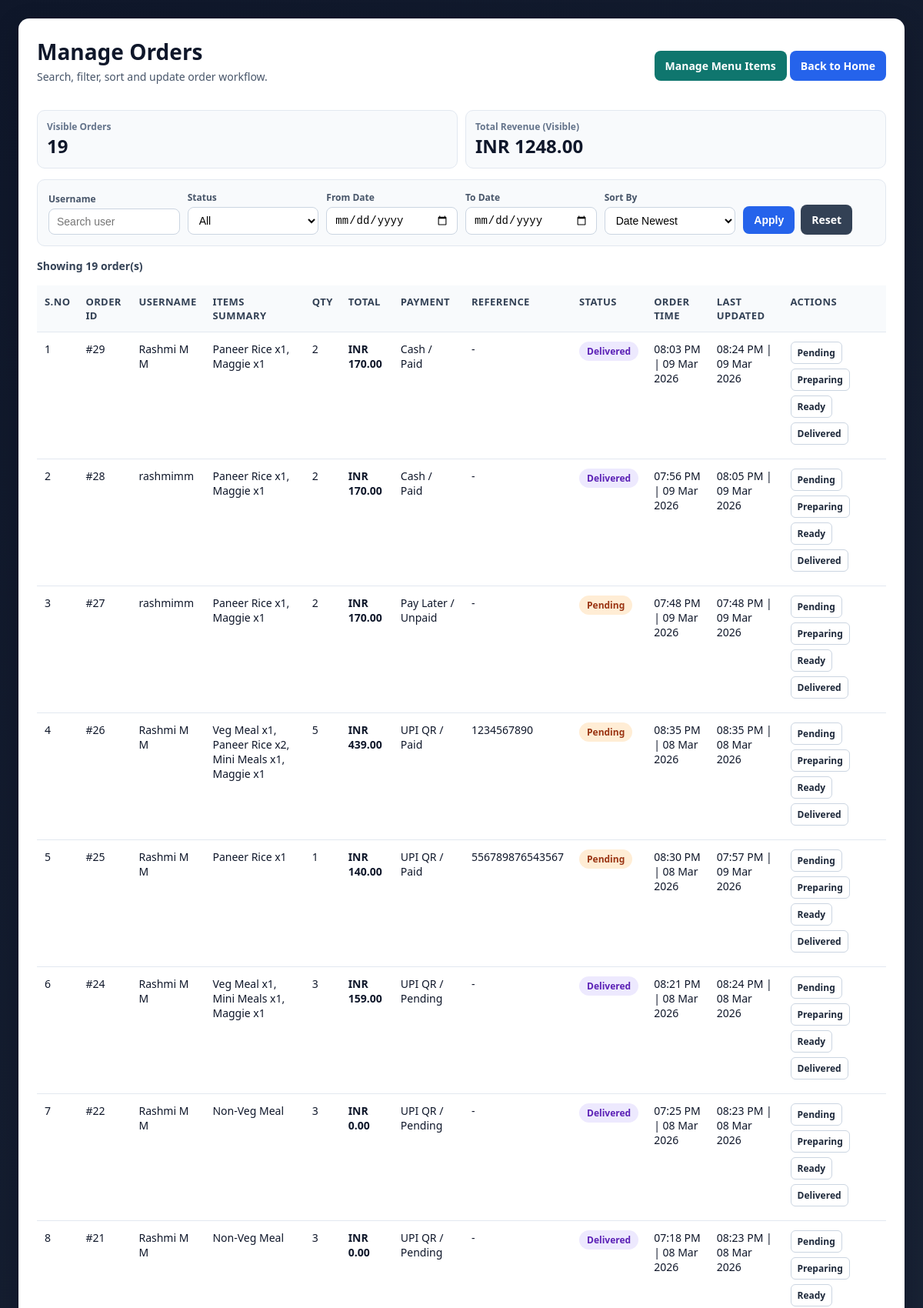
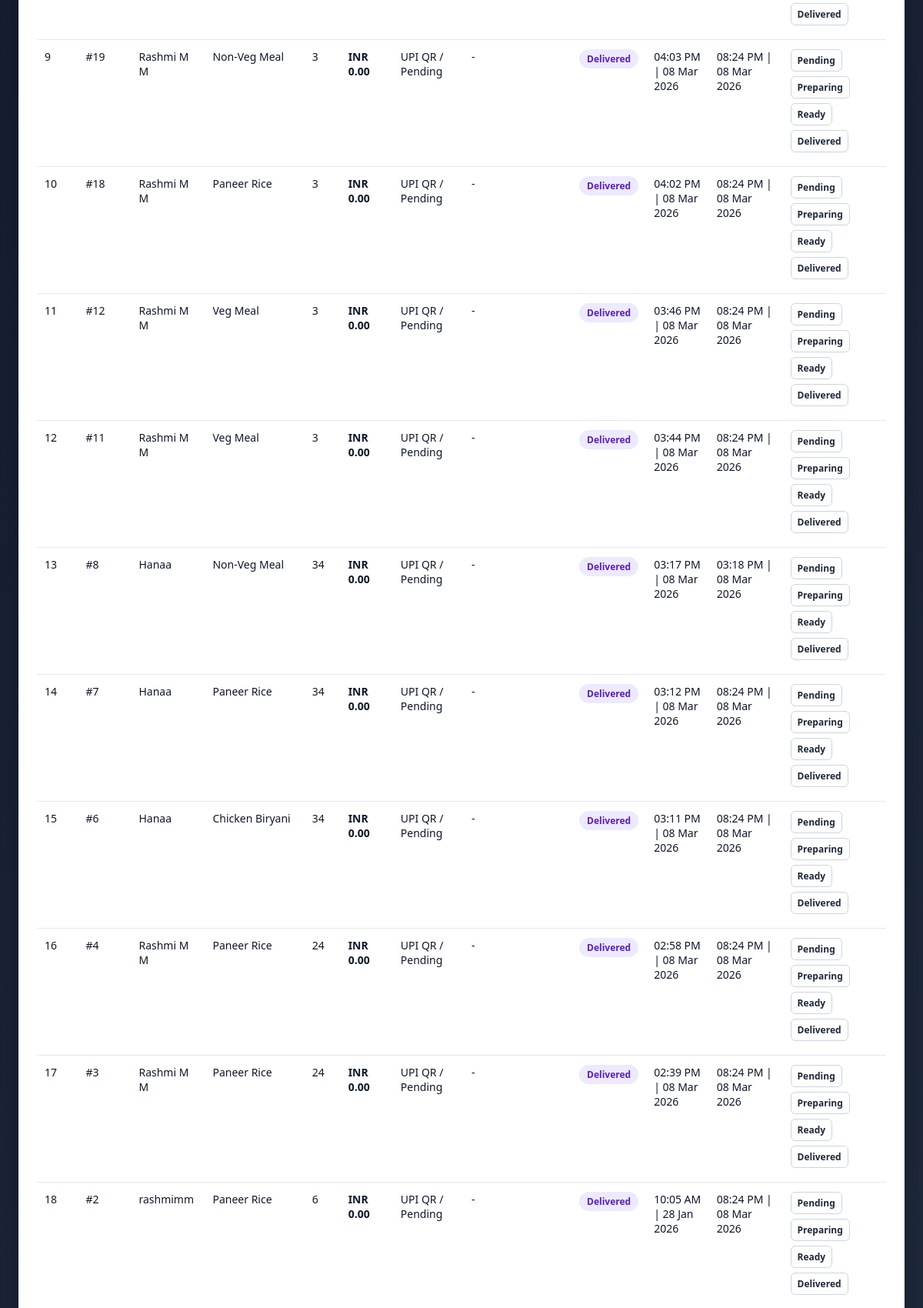
Page /admin (signed in, upper part) on the committed database (2 pictures, top to bottom).
### tables this page shows
CREATE TABLE orders (
            id INTEGER PRIMARY KEY AUTOINCREMENT,
            username TEXT NOT NULL,
            menu TEXT NOT NULL,
            quantity INTEGER NOT NULL,
            time TEXT NOT NULL,
            status TEXT NOT NULL,
            status_time TEXT NOT NULL
        , total_price REAL NOT NULL DEFAULT 0, payment_method TEXT NOT NULL DEFAULT 'UPI QR', payment_status TEXT NOT NULL DEFAULT 'Pending', payment_reference TEXT NOT NULL DEFAULT '');

### app.py (the view, shortened to what this page needs)
@app.route("/admin")
@login_required_admin
def admin():
    username_query = (request.args.get("username") or "").strip()
    status_query = (request.args.get("status") or "").strip()
    date_from = (request.args.get("date_from") or "").strip()
    date_to = (request.args.get("date_to") or "").strip()
    sort_by = (request.args.get("sort") or "date_desc").strip()
    valid_statuses = {"Pending", "Preparing", "Ready", "Delivered"}
    if status_query not in valid_statuses:
        status_query = ""
    sql = "SELECT * FROM orders WHERE 1=1"
    params = []
    if username_query:
        sql += " AND username LIKE ?"
        params.append(f"%{username_query}%")
    if status_query:
        sql += " AND status = ?"
        params.append(status_query)
    conn = get_db_connection()
    orders = conn.execute(sql, params).fetchall()
    pending_count = conn.execute("SELECT COUNT(*) AS c FROM orders WHERE status = 'Pending'").fetchone()["c"]
    qr_image_path = get_setting(conn, "admin_qr_path", "")
    qr_image_url = url_for("static", filename=qr_image_path) if qr_image_path else ""
    recent_logs = conn.execute("SELECT * FROM audit_logs ORDER BY id DESC LIMIT 12").fetchall()
    conn.close()
    from_date_obj = None
    to_date_obj = None
    try:
        if date_from:
            from_date_obj = datetime.strptime(date_from, "%Y-%m-%d").date()
    except ValueError:
        date_from = ""
    try:
        if date_to:
            to_date_obj = datetime.strptime(date_to, "%Y-%m-%d").date()
    except ValueError:
        date_to = ""
    status_order = {"Pending": 1, "Preparing": 2, "Ready": 3, "Delivered": 4}
    if sort_by == "date_asc":
        orders = sorted(orders, key=lambda o: parse_order_datetime(o["time"]))
    elif sort_by == "quantity_asc":
        orders = sorted(orders, key=lambda o: int(o["quantity"]))
    elif sort_by == "quantity_desc":
        orders = sorted(orders, key=lambda o: int(o["quantity"]), reverse=True)
    elif sort_by == "status_asc":
        orders = sorted(orders, key=lambda o: status_order.get(o["status"], 99))
    elif sort_by == "status_desc":
        orders = sorted(orders, key=lambda o: status_order.get(o["status"], 99), reverse=True)
    elif sort_by == "total_asc":
        orders = sorted(orders, key=lambda o: float(o["total_price"] or 0))
    elif sort_by == "total_desc":
        orders = sorted(orders, key=lambda o: float(o["total_price"] or 0), reverse=True)
    else:
        sort_by = "date_desc"
        orders = sorted(orders, key=lambda o: parse_order_datetime(o["time"]), reverse=True)
    total_revenue = round(sum(float(order["total_price"] or 0) for order in orders), 2)
    filters = {
        "username": username_query,
        "status": status_query,
        "date_from": date_from,
        "date_to": date_to,
        "sort": sort_by,
    }
    return render_template(
        "admin.html",
        orders=orders,
        filters=filters,
        total_revenue=total_revenue,
        qr_image_url=qr_image_url,
        pending_count=pending_count,
        recent_logs=recent_logs,
    )

### app.py (called while the page is built)
def get_db_connection():
    conn = sqlite3.connect(DATABASE)
    conn.row_factory = sqlite3.Row
    return conn

def parse_order_datetime(order_time):
    try:
        return datetime.strptime(order_time, "%I:%M %p | %d %b %Y")
    except (TypeError, ValueError):
        return datetime.min

def get_setting(conn, key, default=""):
    row = conn.execute("SELECT value FROM app_settings WHERE key = ?", (key,)).fetchone()
    return row["value"] if row else default

def admin_logged_in():
    return bool(session.get("admin_logged_in"))

def login_required_admin(view_func):
    @wraps(view_func)
    def wrapped(*args, **kwargs):
        if not admin_logged_in():
            return redirect(url_for("login_admin"))
        return view_func(*args, **kwargs)
    return wrapped

### templates/admin.html (shortened to what this page needs)
<!DOCTYPE html>
<html lang="en">
<head>
</head>
<body>
  <div class="container">
    <div class="topbar">
      <div>
        <h2>Manage Orders</h2>
        <p class="meta">Search, filter, sort and update order workflow.</p>
      </div>
      <div>
        <a href="{{ url_for('manage_menu') }}" class="btn secondary">Manage Menu Items</a>
        <a href="{{ url_for('index') }}" class="btn">Back to Home</a>
      </div>
    </div>
    <div class="stats">
      <div class="stat">
        <div class="label">Visible Orders</div>
        <div class="value">{{ orders|length }}</div>
      </div>
      <div class="stat">
        <div class="label">Total Revenue (Visible)</div>
        <div class="value">INR {{ '%.2f'|format(total_revenue or 0) }}</div>
      </div>
    </div>
    <form method="GET" action="{{ url_for('admin') }}" class="filters">
      <div class="filter-grid">
        <div>
          <label for="username">Username</label>
          <input id="username" name="username" type="text" placeholder="Search user" value="{{ filters.username }}">
        </div>
        <div>
          <label for="status">Status</label>
          <select id="status" name="status">
            <option value="" {% if not filters.status %}selected{% endif %}>All</option>
          </select>
        </div>
        <div>
          <label for="date_from">From Date</label>
          <input id="date_from" name="date_from" type="date" value="{{ filters.date_from }}">
        </div>
        <div>
          <label for="date_to">To Date</label>
          <input id="date_to" name="date_to" type="date" value="{{ filters.date_to }}">
        </div>
        <div>
          <label for="sort">Sort By</label>
          <select id="sort" name="sort">
            <option value="date_desc" {% if filters.sort == 'date_desc' %}selected{% endif %}>Date Newest</option>
          </select>
        </div>
        <div class="filter-actions">
          <button type="submit" class="btn">Apply</button>
          <a href="{{ url_for('admin') }}" class="btn ghost">Reset</a>
        </div>
      </div>
    </form>
    <p class="summary">Showing {{ orders|length }} order(s)</p>
    {% if orders %}
      <div class="table-wrap">
        <table>
          <tr>
            <th>S.No</th>
            <th>Order ID</th>
            <th>Username</th>
            <th>Items Summary</th>
            <th>Qty</th>
            <th>Total</th>
            <th>Payment</th>
            <th>Reference</th>
            <th>Status</th>
            <th>Order Time</th>
            <th>Last Updated</th>
            <th>Actions</th>
          </tr>
          {% for order in orders %}
            <tr>
              <td>{{ loop.index }}</td>
              <td>#{{ order.id }}</td>
              <td>{{ order.username }}</td>
              <td>{{ order.menu }}</td>
              <td>{{ order.quantity }}</td>
              <td><strong>INR {{ '%.2f'|format(order.total_price or 0) }}</strong></td>
              <td>{{ order.payment_method }} / {{ order.payment_status }}</td>
              <td>{{ order.payment_reference or '-' }}</td>
              <td>
                <span class="status-pill status-{{ order.status|lower }}">{{ order.status }}</span>
              </td>
              <td>{{ order.time }}</td>
              <td>{{ order.status_time }}</td>
              <td class="actions">
                <a href="{{ url_for('update_status', order_id=order.id, status='Pending') }}">Pending</a>
                <a href="{{ url_for('update_status', order_id=order.id, status='Preparing') }}">Preparing</a>
                <a href="{{ url_for('update_status', order_id=order.id, status='Ready') }}">Ready</a>
                <a href="{{ url_for('update_status', order_id=order.id, status='Delivered') }}">Delivered</a>
              </td>
            </tr>
          {% endfor %}
        </table>
      </div>
    {% else %}
      <div class="empty">No orders available for selected filters.</div>
    {% endif %}
  </div>
</body>
</html>

### templates/admin.html (style rules this page uses)
* { box-sizing: border-box; }
body { margin: 0; font-family: "Segoe UI", Tahoma, Geneva, Verdana, sans-serif; background: linear-gradient(135deg, #0f172a, #1e293b); min-height: 100vh; color: #0f172a; padding: 24px; }
.container { max-width: 1280px; margin: 0 auto; background: #ffffff; border-radius: 14px; box-shadow: 0 10px 30px rgba(2, 6, 23, 0.25); padding: 24px; }
.topbar { display: flex; justify-content: space-between; align-items: center; gap: 12px; margin-bottom: 20px; flex-wrap: wrap; }
h2 { margin: 0; font-size: 28px; }
.meta { color: #475569; margin-top: 4px; font-size: 14px; }
.btn { text-decoration: none; color: #fff; background: #2563eb; border-radius: 8px; padding: 10px 14px; font-size: 14px; font-weight: 600; display: inline-block; border: none; cursor: pointer; }
.btn.secondary { background: #0f766e; }
.btn.ghost { background: #334155; }
.stats { display: grid; grid-template-columns: repeat(auto-fit, minmax(220px, 1fr)); gap: 10px; margin-bottom: 14px; }
.stat { border: 1px solid #e2e8f0; border-radius: 10px; padding: 12px; background: #f8fafc; }
.stat .label { font-size: 12px; color: #64748b; font-weight: 700; }
.stat .value { font-size: 24px; font-weight: 800; color: #0f172a; }
.filters { background: #f8fafc; border: 1px solid #e2e8f0; border-radius: 10px; padding: 14px; margin-bottom: 16px; }
.filter-grid { display: grid; grid-template-columns: repeat(auto-fit, minmax(160px, 1fr)); gap: 10px; align-items: end; }
.filter-grid label { display: block; font-size: 12px; color: #475569; margin-bottom: 4px; font-weight: 600; }
.filter-grid input, .filter-grid select { width: 100%; border: 1px solid #cbd5e1; border-radius: 8px; padding: 8px 10px; font-size: 14px; background: #fff; }
.filter-actions { display: flex; gap: 8px; align-items: center; }
.summary { margin: 8px 0 16px; font-size: 14px; color: #334155; font-weight: 600; }
.table-wrap { overflow-x: auto; }
table { width: 100%; border-collapse: collapse; min-width: 1060px; }
th, td { border-bottom: 1px solid #e2e8f0; text-align: left; padding: 12px 10px; vertical-align: top; font-size: 14px; }
th { background: #f8fafc; color: #334155; font-size: 13px; text-transform: uppercase; letter-spacing: 0.4px; }
.status-pill { padding: 4px 10px; border-radius: 999px; font-weight: 700; font-size: 12px; display: inline-block; }
.status-pending { background: #ffedd5; color: #9a3412; }
.status-delivered { background: #ede9fe; color: #5b21b6; }
.actions a { text-decoration: none; margin-right: 6px; margin-bottom: 6px; display: inline-block; border: 1px solid #cbd5e1; color: #1e293b; border-radius: 6px; padding: 5px 8px; font-size: 12px; font-weight: 600; background: #fff; }

### rows in the picture
orders: id "29", username "Rashmi M M", menu "Paneer Rice x1, Maggie x1", quantity "2", total_price "170.00", payment_method "Cash", payment_status "Paid", payment_reference "-", status "Delivered", time "08:03 PM | 09 Mar 2026", status_time "08:24 PM | 09 Mar 2026"
orders: id "28", username "rashmimm", menu "Paneer Rice x1, Maggie x1", quantity "2", total_price "170.00", payment_method "Cash", payment_status "Paid", payment_reference "-", status "Delivered", time "07:56 PM | 09 Mar 2026", status_time "08:05 PM | 09 Mar 2026"
orders: id "27", username "rashmimm", menu "Paneer Rice x1, Maggie x1", quantity "2", total_price "170.00", payment_method "Pay Later", payment_status "Unpaid", payment_reference "-", status "Pending", time "07:48 PM | 09 Mar 2026", status_time "07:48 PM | 09 Mar 2026"
orders: id "26", username "Rashmi M M", menu "Veg Meal x1, Paneer Rice x2, Mini Meals x1, Maggie x1", quantity "5", total_price "439.00", payment_method "UPI QR", payment_status "Paid", payment_reference "1234567890", status "Pending", time "08:35 PM | 08 Mar 2026", status_time "08:35 PM | 08 Mar 2026"
orders: id "25", username "Rashmi M M", menu "Paneer Rice x1", quantity "1", total_price "140.00", payment_method "UPI QR", payment_status "Paid", payment_reference "556789876543567", status "Pending", time "08:30 PM | 08 Mar 2026", status_time "07:57 PM | 09 Mar 2026"
orders: id "24", username "Rashmi M M", menu "Veg Meal x1, Mini Meals x1, Maggie x1", quantity "3", total_price "159.00", payment_method "UPI QR", payment_status "Pending", payment_reference "-", status "Delivered", time "08:21 PM | 08 Mar 2026", status_time "08:24 PM | 08 Mar 2026"
orders: id "22", username "Rashmi M M", menu "Non-Veg Meal", quantity "3", total_price "0.00", payment_method "UPI QR", payment_status "Pending", payment_reference "-", status "Delivered", time "07:25 PM | 08 Mar 2026", status_time "08:23 PM | 08 Mar 2026"
orders: id "21", username "Rashmi M M", menu "Non-Veg Meal", quantity "3", total_price "0.00", payment_method "UPI QR", payment_status "Pending", payment_reference "-", status "Delivered", time "07:18 PM | 08 Mar 2026", status_time "08:23 PM | 08 Mar 2026"
orders: id "19", username "Rashmi M M", menu "Non-Veg Meal", quantity "3", total_price "0.00", payment_method "UPI QR", payment_status "Pending", payment_reference "-", status "Delivered", time "04:03 PM | 08 Mar 2026", status_time "08:24 PM | 08 Mar 2026"
orders: id "18", username "Rashmi M M", menu "Paneer Rice", quantity "3", total_price "0.00", payment_method "UPI QR", payment_status "Pending", payment_reference "-", status "Delivered", time "04:02 PM | 08 Mar 2026", status_time "08:24 PM | 08 Mar 2026"
orders: id "12", username "Rashmi M M", menu "Veg Meal", quantity "3", total_price "0.00", payment_method "UPI QR", payment_status "Pending", payment_reference "-", status "Delivered", time "03:46 PM | 08 Mar 2026", status_time "08:24 PM | 08 Mar 2026"
orders: id "11", username "Rashmi M M", menu "Veg Meal", quantity "3", total_price "0.00", payment_method "UPI QR", payment_status "Pending", payment_reference "-", status "Delivered", time "03:44 PM | 08 Mar 2026", status_time "08:24 PM | 08 Mar 2026"
orders: id "8", username "Hanaa", menu "Non-Veg Meal", quantity "34", total_price "0.00", payment_method "UPI QR", payment_status "Pending", payment_reference "-", status "Delivered", time "03:17 PM | 08 Mar 2026", status_time "03:18 PM | 08 Mar 2026"
orders: id "7", username "Hanaa", menu "Paneer Rice", quantity "34", total_price "0.00", payment_method "UPI QR", payment_status "Pending", payment_reference "-", status "Delivered", time "03:12 PM | 08 Mar 2026", status_time "08:24 PM | 08 Mar 2026"
orders: id "6", username "Hanaa", menu "Chicken Biryani", quantity "34", total_price "0.00", payment_method "UPI QR", payment_status "Pending", payment_reference "-", status "Delivered", time "03:11 PM | 08 Mar 2026", status_time "08:24 PM | 08 Mar 2026"
orders: id "4", username "Rashmi M M", menu "Paneer Rice", quantity "24", total_price "0.00", payment_method "UPI QR", payment_status "Pending", payment_reference "-", status "Delivered", time "02:58 PM | 08 Mar 2026", status_time "08:24 PM | 08 Mar 2026"
orders: id "3", username "Rashmi M M", menu "Paneer Rice", quantity "24", total_price "0.00", payment_method "UPI QR", payment_status "Pending", payment_reference "-", status "Delivered", time "02:39 PM | 08 Mar 2026", status_time "08:24 PM | 08 Mar 2026"
orders: id "2", username "rashmimm", menu "Paneer Rice", quantity "6", total_price "0.00", payment_method "UPI QR", payment_status "Pending", payment_reference "-", status "Delivered", time "10:05 AM | 28 Jan 2026", status_time "08:24 PM | 08 Mar 2026"

### other values in the picture
{{ orders|length }} "19"
{{ '%.2f'|format(total_revenue or 0) }} "1248.00"
